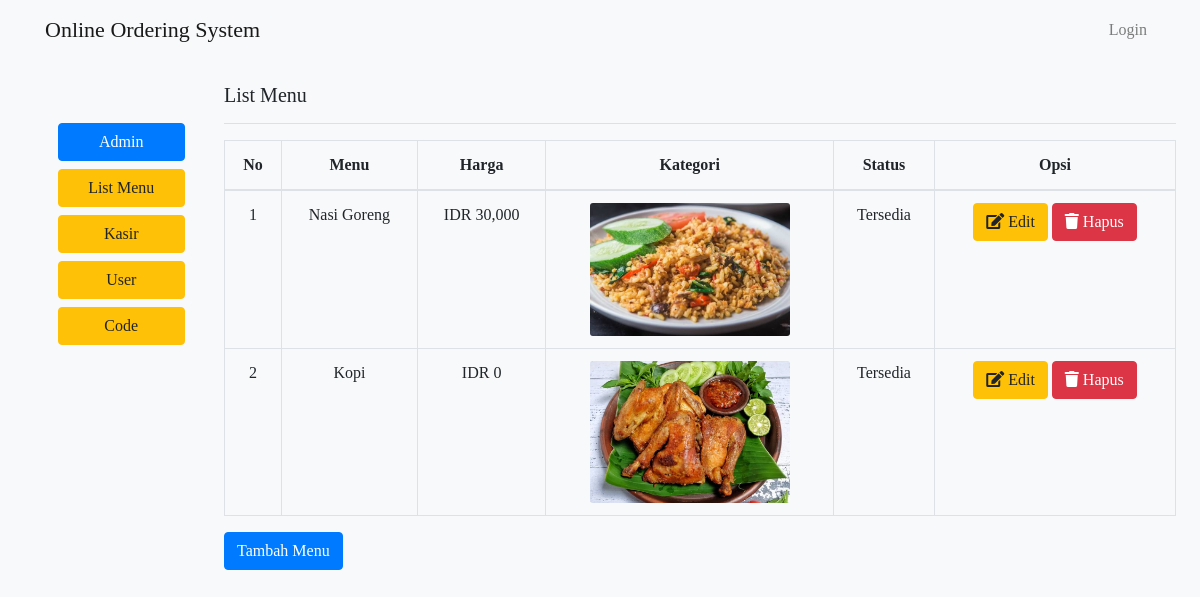
Page /index.php/cmenus/list on the committed database.
### tables this page shows
CREATE TABLE `tb_menu`  (
  `id_menu` int(255) NOT NULL AUTO_INCREMENT,
  `nama_menu` varchar(255) NOT NULL,
  `kategori_menu` int(3) NOT NULL,
  `harga_menu` int(255) NOT NULL,
  `foto_menu` varchar(255) NOT NULL,
  `status_menu` varchar(255) NOT NULL,
  PRIMARY KEY (`id_menu`) USING BTREE,
  INDEX `kategori_menu`(`kategori_menu`) USING BTREE,
  CONSTRAINT `tb_menu_ibfk_1` FOREIGN KEY (`kategori_menu`) REFERENCES `tb_kategori` (`id_kategori`) ON DELETE CASCADE ON UPDATE CASCADE
);

### application/controllers/cMenus.php (called while the page is built, shortened)
<?php
class cMenus extends CI_Controller{
	public function __construct(){
		$this->data['notif_pesanan'] = 0;
	}
	public function list(){
		$data = $this->data;
		$data['menu'] = $this->mMenu->getMenu();
		$this->load->view('templates/header', $data);
		$this->load->view('menus/listMenu', $data);
		$this->load->view('templates/footer');
	}
}

### index.php (called while the page is built, shortened)
<?php
require_once BASEPATH.'core/CodeIgniter.php';

### application/models/mMenu.php (called while the page is built, shortened)
<?php
class mMenu extends CI_model{
	public function getMenu($id = null){
		if($id === null){
			$query = $this->db->get('tb_menu');
			return $query->result_array();
		}else{
			return $this->db->get_where('tb_menu', ['id_menu' => $id])->row_array();
		}
	}
}

### application/views/menus/listMenu.php (the view, shortened to what this page needs)
<?php
  $this->load->view('templates/v_admin');
?>
<h5>List Menu</h5>
<hr>
<table class="table table-bordered table-hover">
  <thead class="text-center">
    <tr>
      <th>No</th>
      <th>Menu</th>
      <th>Harga</th>
      <th>Kategori</th>
      <th>Status</th>
      <th>Opsi</th>
    </tr>
  </thead>
  <tbody>
    <?php
    $no = 1;
    foreach ($menu as $m) {
     ?>
    <tr class="text-center">
      <td><?php echo $no++; ?></td>
      <td><?php echo $m['nama_menu']; ?></td>
      <td>IDR <?php echo number_format($m['harga_menu']); ?></td>
      <td><img src="<?= base_url('assets/img/menu/') . $m['foto_menu']; ?>"  class="card-img" style="width:200px;"></td>
      <td>
        <?php if($m['status_menu'] == 1): ?>
        Tersedia
        <?php else: ?>
        Tidak Tersedia
        <?php endif; ?>
      </td>
      <td>
        <a href="<?= base_url('cmenus/edit/'). $m['id_menu']; ?>" class="btn btn-warning"><i class="fa fa-edit"></i> Edit</a>
        <a href="<?= base_url('cmenus/delete/'). $m['id_menu']; ?>" class="btn btn-danger" onclick="return confirm('Are you sure?')"><i class="fa fa-trash" ></i> Hapus</a>
      </td>
    </tr>
  <?php } ?>
  </tbody>
</table>
<a href="<?= base_url('cmenus/create')?>" class="btn btn-primary">Tambah Menu</a>
      </section>
    </main>
  </div>
</div>

### application/views/templates/header.php (shortened to what this page needs)
<!doctype html>
<html lang="en">
<head>
  <link rel="stylesheet" href="<?= base_url('assets/dist/bootstrap.min.css');?>">
  <link rel="stylesheet" href="https://cdnjs.cloudflare.com/ajax/libs/font-awesome/5.11.2/css/all.min.css">
  <link rel="stylesheet" href="<?= base_url('assets/css/style.css'); ?>">
</head>
<body class="bg-light">
  <div class="navbar navbar-expand-lg navbar-light bg-light">
    <div class="container">
    <div class="collapse navbar-collapse" id="navbarNav">
      <?php if ($this->session->userdata('customer')) : ?>
        <a class="navbar-brand" href="">Online Ordering System</a>
        <ul class="navbar-nav">
          <?php if(!$this->session->userdata('terbayar')): ?>
            <li>
              <a class="nav-link" href="<?= base_url('cmenus') ?>">Menu <span class="sr-only">(current)</span></a>
            </li>
            <li>
             <a class="nav-item nav-link" href="<?= base_url('corders/cart'); ?>">Pesanan (<span><?= $notif_pesanan; ?></span>)</a>
           </li>
        <?php else: ?>
         <li>
           <a class="nav-item nav-link active" href="<?= base_url('corders/cart/done'); ?>">Pesanan</a>
         </li>
        <?php endif; ?>
       </ul>
        <?php else: ?>
          <a class="navbar-brand" href="<?= base_url('') ?>">Online Ordering System</a>
          <ul class="navbar-nav ml-md-auto">
            <li>
              <a class="nav-link" href="<?= base_url('cusers/login') ?>">Login <span class="sr-only">(current)</span></a>
            </li>
          </ul>
        <?php endif; ?>
      </div>
    </div>
  </div>

### application/views/templates/v_admin.php
<div class="container-fluid">
  <div class="row">
    <nav class="col-md-2 d-none d-md-block bg-light sidebar">
      <div class="sidebar-sticky">
        <ul class="nav flex-column">
          <li class="nav-item">
            <br>
            <br>
              <a href="<?= base_url('cmenus') ?>" class="col-lg-9 btn btn-primary mt-3 float-right">Admin</a>
              <a href="<?= base_url('cmenus/list') ?>" class="col-lg-9 btn btn-warning mt-2 float-right">List Menu</a>
              <a href="<?= base_url('ckasir/index') ?>" class="col-lg-9 btn btn-warning mt-2 float-right">Kasir</a>
              <a href="<?= base_url('cusers/listUsers') ?>" class="col-lg-9 btn btn-warning mt-2 float-right">User</a>
              <a href="<?= base_url('ccodes/index') ?>" class="col-lg-9 btn btn-warning mt-2 float-right">Code</a>
          </li>
        </ul>
      </div>
    </nav>
    <main role="main" class="col-md-9 ml-sm-auto col-lg-10 px-4">
    <section class="konten">
    <br>

### application/views/templates/footer.php (shortened to what this page needs)
  </body>
</html>

### assets/css/style.css (style rules this page uses)
body { font-family: 'Montserrat'; }
.navbar-brand { font-family: 'Pacifico'; font-size: 22px; }

### rows in the picture
tb_menu: nama_menu "Nasi Goreng", harga_menu "30,000", foto_menu (picture), status_menu "Tersedia"
tb_menu: nama_menu "Kopi", harga_menu "0", foto_menu (picture), status_menu "Tersedia"
